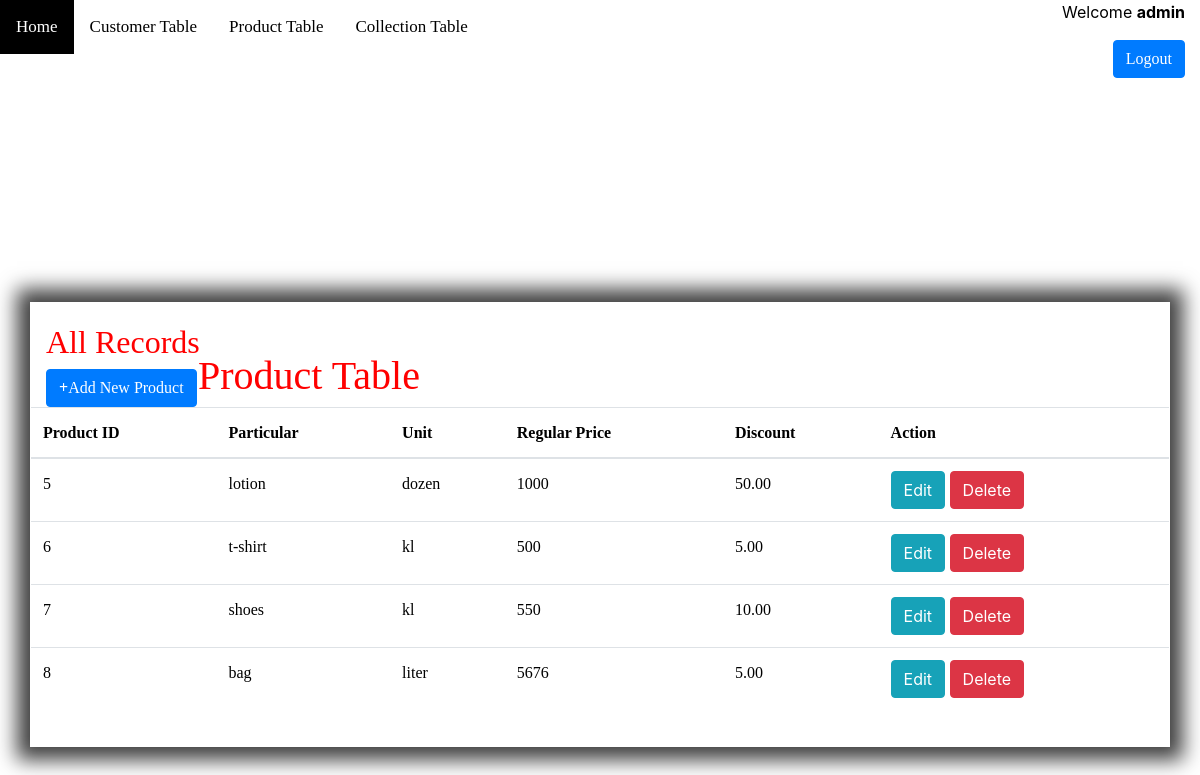
The page /product.php (signed in) on the database as committed earlier.
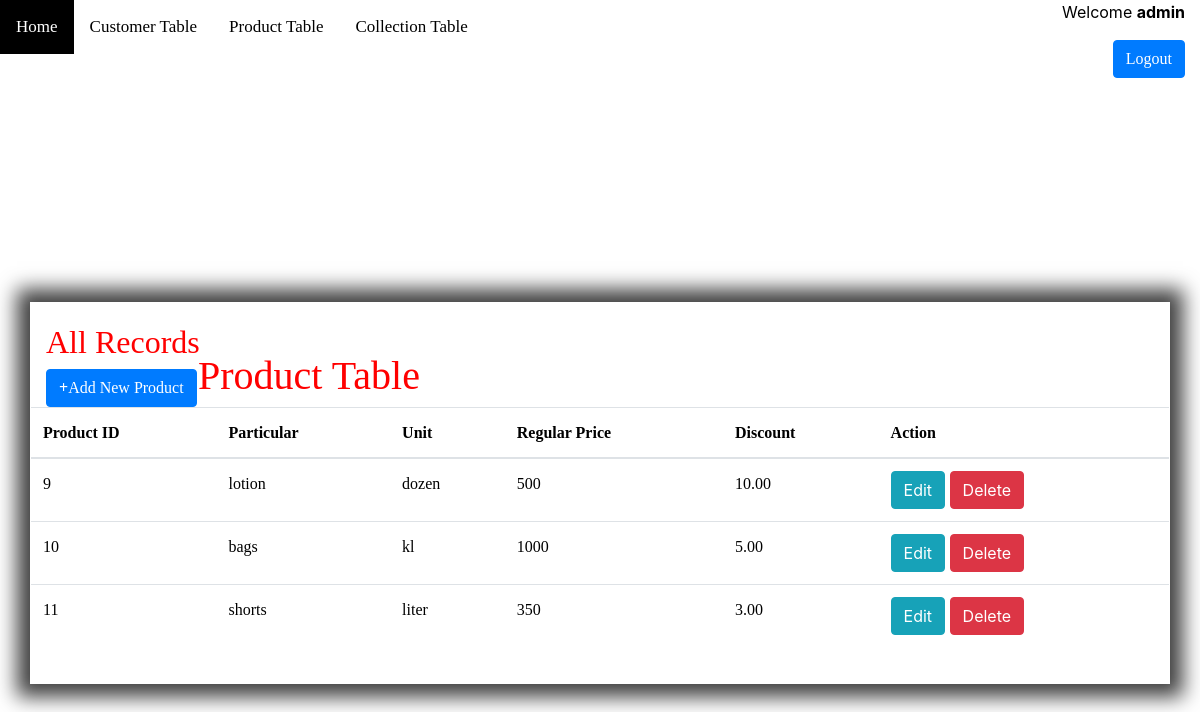
The same page on the database as committed later.
### tables this page shows
CREATE TABLE `product` (
  `product_id` int(100) NOT NULL,
  `userid` int(100) DEFAULT NULL,
  `particular` varchar(100) DEFAULT NULL,
  `item_quantity` int(100) DEFAULT NULL,
  `unit` varchar(100) DEFAULT NULL,
  `regular_price` int(100) DEFAULT NULL,
  `discount` decimal(10,2) DEFAULT NULL
);

### product.php (the view, shortened to what this page needs)
<!DOCTYPE html>
<html>
<head>
	<link rel="stylesheet" type="text/css"	href="style.css">
	<link rel="stylesheet" href="bootstrap/css/bootstrap.min.css">
</head>
<body>
<div class="topnav">
  <a class="home" href="index.php">Home</a>
  <a href="index2.php">Customer Table</a>
  <a href="#product.php">Product Table</a>
  <a href="collection.php">Collection Table</a>
</div>
<header class="main">
    <div class="row justify-content-center">
    <h1 class="col-sm-4"></h1>
     <nav class="col-sm-8 text-right">
		 <?php if(isset($_SESSION["username"])): ?>
		     <p>Welcome <strong><?php echo $_SESSION['username']; ?></strong></p>
		     <p><a style="font-family:Stylus BT" href="login.php?logout='1'" class="btn btn-primary" style="color:white;">Logout</a></p>
		 <?php endif ?>
		</nav>
		</div>
		 </header><br><br>
		 <h1><a style="position:absolute;bottom:60%;right:65%;font-family:Broadway;color:red;">Product Table</h1></a>
<div id="main">
	<?php require_once 'process2.php';?>
	<div class="container">
	<?php
		$mysqli = new mysqli('localhost','root','','registration') or die(mysqli_error($mysqli));
		$username= $_SESSION["username"];
		$result=$mysqli->query("select id from users where username='$username'") or die($mysqli->error);
		if(@count($result)==1)
			{
			$row=$result->fetch_array();
			$userid=$row['id'];
		}
		$result = $mysqli->query("SELECT * FROM product where userid='$userid'") or die($mysqli->error);
		?>
		<h2><font style="font-family:Timesnew-Roman" color= "red"> All Records</h2></font>
		<a style="font-family:Stylus BT" href="index4.php"class="btn btn-primary"><b>+</b>Add New Product</a>
		<div class="row justify-content-center">
		<br><br><br>
			<table class="table">
				<thead>
					<tr>
						<th><a style="font-family:Broadway">Product ID</th>
						<th><a style="font-family:Broadway">Particular</th>
						<th><a style="font-family:Broadway">Unit</th>
						<th><a style="font-family:Broadway">Regular Price</th>
						<th><a style="font-family:Broadway">Discount</th>
						<th colspan="2"><a style="font-family:Broadway">Action</th>
					</tr>
				</thead>
				<?php
					while($row=$result->fetch_assoc()):?>
						<tr>
							<td><a style="font-family:Elephant;"><?php echo $row['product_id']?></td></a>
							<td><a style="font-family:Elephant;"><?php echo $row['particular']?></td></a>
							<td><a style="font-family:Elephant;"><?php echo $row['unit']?></td></a>
							<td><a style="font-family:Elephant;"><?php echo $row['regular_price']?></td></a>
							<td><a style="font-family:Elephant;"><?php echo $row['discount']?></td></a>
							<td>
								<a href="index4.php?edit=<?php echo $row['product_id'];?>"
									class="btn btn-info">Edit</a>
								<a href="process2.php?delete=<?php echo $row['product_id'];?>"
									class="btn btn-danger">Delete</a>
							</td>
						</tr>
						<?php endwhile;?>
			</table>
		</div>
</div>
</body>
</html>

Rows that differ between the two databases and show on the page:
removed product: product_id "5", particular "lotion", unit "dozen", regular_price "1000", discount "50.00"
removed product: product_id "6", particular "t-shirt", unit "kl", regular_price "500", discount "5.00"
removed product: product_id "7", particular "shoes", unit "kl", regular_price "550", discount "10.00"
removed product: product_id "8", particular "bag", unit "liter", regular_price "5676", discount "5.00"
added product: product_id "9", particular "lotion", unit "dozen", regular_price "500", discount "10.00"
added product: product_id "10", particular "bags", unit "kl", regular_price "1000", discount "5.00"
added product: product_id "11", particular "shorts", unit "liter", regular_price "350", discount "3.00"
